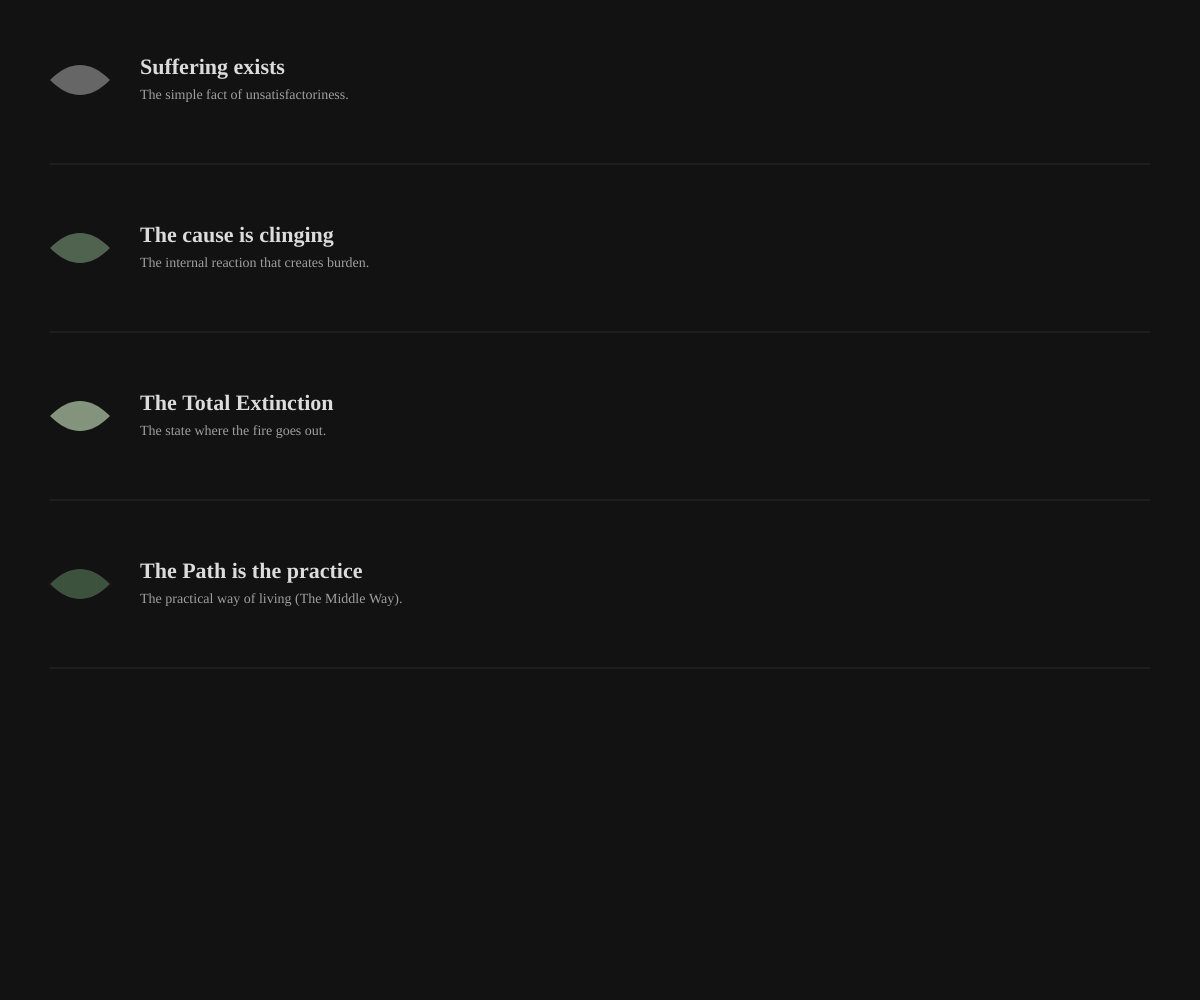
Frame 1 (no input)
Frame 2 (the mouse pressed at the canvas centre, redrawn once): identical to frame 1, image omitted

The p5.js sketch that drew this single still picture (run headless with seeded random() and noise() and a simulated clock; the mouse was pressed at the canvas centre and the sketch redrawn once):

// p5.js sketch
// ── sketch.js
function draw() {
  background(18, 18, 18); // บรรทัดเดิมที่มีอยู่แล้ว

  // --- วางส่วนนี้เพิ่มลงไปครับ ---
  textAlign(CENTER, TOP); 
  fill(100); 
  textSize(16);
  textStyle(NORMAL);
  text("SĪSAPĀSUTTA", width/2, 20); 
  // --------------------------

  let margin = 80; // บรรทัดเดิมที่ตามมา...
  // ...โค้ดส่วนที่เหลือ...
}
const simsapaCore = [
  {
    truth: "Suffering exists", 
    detail: "The simple fact of unsatisfactoriness.",
    color: "#666666" 
  },
  {
    truth: "The cause is clinging", 
    detail: "The internal reaction that creates burden.",
    color: "#4F634F" 
  },
  {
    truth: "The Total Extinction", 
    detail: "The state where the fire goes out.",
    color: "#84947C" 
  },
  {
    truth: "The Path is the practice", 
    detail: "The practical way of living (The Middle Way).",
    color: "#3D523D" 
  }
];

function setup() {
  // ปรับให้ใช้พื้นที่เต็มหน้าจอ Browser
  createCanvas(windowWidth, windowHeight);
  noLoop();
}

function windowResized() {
  // ถ้าคนดูย่อขยายหน้าจอ ให้วาดใหม่ให้พอดี
  resizeCanvas(windowWidth, windowHeight);
  draw();
}

function draw() {
  background(18, 18, 18); 
  
  let margin = 80;
  // คำนวณระยะห่างให้พอดีกับความสูงหน้าจอ
  let spacing = (height - (margin * 2)) / 5;

  simsapaCore.forEach((item, i) => {
    let y = margin + (i * spacing);
    let xBase = 50;
    
    // Leaf Shape
    fill(item.color);
    noStroke();
    beginShape();
    vertex(xBase, y);
    bezierVertex(xBase + 20, y - 20, xBase + 40, y - 20, xBase + 60, y);
    bezierVertex(xBase + 40, y + 20, xBase + 20, y + 20, xBase, y);
    endShape(CLOSE);

    // Text Content
    textAlign(LEFT, CENTER);
    textFont('Georgia'); 
    
    fill(220);
    textSize(22);
    textStyle(BOLD);
    text(item.truth, xBase + 90, y - 12);
    
    fill(160);
    textSize(14);
    textStyle(NORMAL);
    text(item.detail, xBase + 90, y + 15);
    
    stroke(40);
    line(xBase, y + (spacing/2), width - xBase, y + (spacing/2));
  });
}
